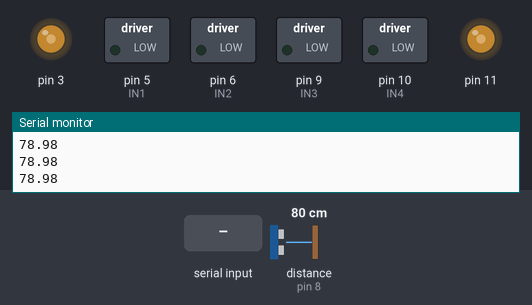
A sketch run on a simulated Arduino Uno, built with avr-gcc and run on an emulated ATmega328P. On the bench: switched loads named in the sketch (green lamp = pin HIGH), output pins drawn as LEDs (lit = HIGH), the last lines printed to the serial monitor. Wiring (inferred from the names in the program): ultrasonic range finder: trigger pin 7; echo pin 8. The test bench sets the inputs (shaded band); at power-on: distance to the obstacle (sensor on pin 8) 80 cm. The echo pulse lasts 58.3 µs per cm; pins used as bus, display or sensor lines are not drawn.

Above: at 1.2 s.
1.3 s: "F" received over Serial
At 1.9 s:
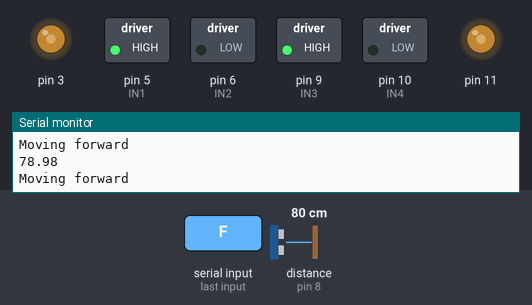
2.8 s: "L" received over Serial
At 3.5 s:
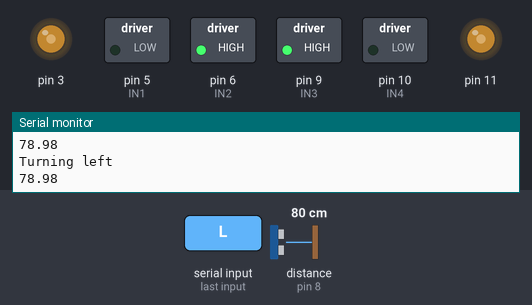
4.3 s: "R" received over Serial
At 5.1 s:
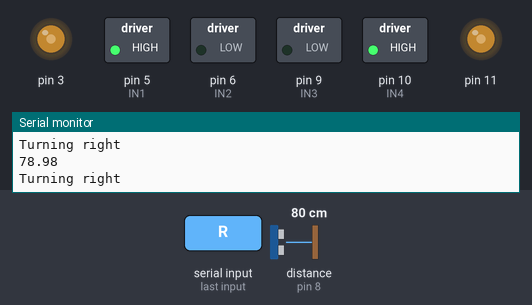
5.8 s: "1" received over Serial
At 6.8 s:
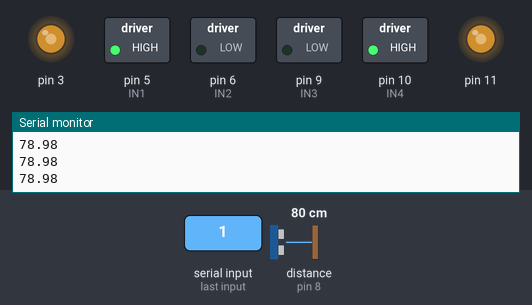
7.4 s: distance to the obstacle (sensor on pin 8) set to 55 cm
8.9 s: distance to the obstacle (sensor on pin 8) set to 47 cm
At 9.6 s:
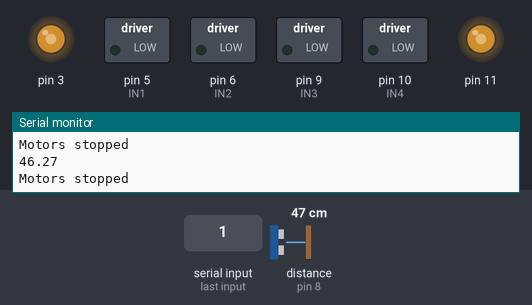
Timing chart, 0 to 11.4 s (numbered marks = the images above; inputs shaded):
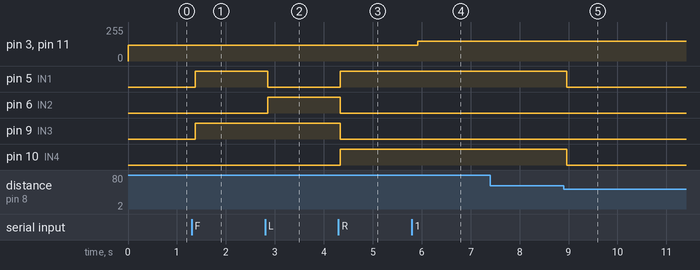

Measured:
- the behaviour switches between 51 and 50 cm on distance to the obstacle (sensor on pin 8) (found by bisection; images 4 and 5)
- after the input at 1.3 s, pin 5 (IN1), pin 9 (IN3): LOW → HIGH after 0.08 s
- after the input at 2.8 s, pin 5 (IN1): HIGH → LOW after 0.06 s; pin 6 (IN2): LOW → HIGH after 0.06 s
- after the input at 4.3 s, pin 5 (IN1), pin 10 (IN4): LOW → HIGH at once; pin 6 (IN2), pin 9 (IN3): HIGH → LOW at once
- after the input at 5.8 s, pin 3, pin 11: 120/255 → 150/255 after 0.12 s
- after the input at 8.9 s, pin 5 (IN1), pin 10 (IN4): HIGH → LOW after 0.07 s

The sketch:

wheel__chair_car.ino
```cpp
// Pin definitions for L298N motor driver
#define IN1 5  // Motor 1 forward
#define IN2 6  // Motor 1 backward
#define IN3 9  // Motor 2 forward
#define IN4 10 // Motor 2 backward
int SP1 = 120; // Motor speed

// Bluetooth module connected to Arduino's RX and TX pins
#define BAUD_RATE 9600

// Ultrasonic sensor pins
#define TRIG 7
#define ECHO 8

char val; // Variable to store Bluetooth command

void setup() {
  // Initialize motor pins as outputs
  pinMode(IN1, OUTPUT);
  pinMode(IN2, OUTPUT);
  pinMode(IN3, OUTPUT);
  pinMode(IN4, OUTPUT);
  pinMode(3, OUTPUT);
  pinMode(11, OUTPUT);

  // Initialize ultrasonic sensor pins
  pinMode(TRIG, OUTPUT);
  pinMode(ECHO, INPUT);

  // Turn off motors initially
  stopMotors();

  // Start serial communication
  Serial.begin(BAUD_RATE);
}

void loop() {
  // Check for Bluetooth commands
  if (Serial.available() > 0) {
    val = Serial.read();
    Serial.println(val);
  }
  analogWrite(3, SP1);
  analogWrite(11, SP1);

  // Get distance from ultrasonic sensor
  float distance = getDistance();
  Serial.println(distance);

  // Movement logic
  if (distance > 50) { // Safe distance
    if (val == 'F') {
      moveForward();
    } else if (val == 'L') {
      turnLeft();
    } else if (val == 'R') {
      turnRight();
    } else if (val == 'S') {
      stopMotors();
    }
  } else { // Obstacle detected
    if (val == 'B') {
      moveBackward();
      delay(500);
    } else if (val == 'S') {
      stopMotors();
    } else {
      stopMotors(); // Stop if no valid command for close obstacle
    }
  }

  // Adjust speed
  if (val == '1') {
    SP1 = 150;
  } else if (val == '2') {
    SP1 = 190;
  } else if (val == '3') {
    SP1 = 250;
  }

  delay(100);
}


// Functions to control motors
void moveForward() {
   // Move only if distance is greater than 50 cm
    digitalWrite(IN1, HIGH);
    digitalWrite(IN2, LOW);
    digitalWrite(IN3, HIGH);
    digitalWrite(IN4, LOW);
    Serial.println("Moving forward");

}

void moveBackward() {
  digitalWrite(IN1, LOW);
  digitalWrite(IN2, HIGH);
  digitalWrite(IN3, LOW);
  digitalWrite(IN4, HIGH);
  Serial.println("Moving backward");
}

void turnLeft() {
  digitalWrite(IN1, LOW);
  digitalWrite(IN2, HIGH);
  digitalWrite(IN3, HIGH);
  digitalWrite(IN4, LOW);
  Serial.println("Turning left");
}

void turnRight() {
  digitalWrite(IN1, HIGH);
  digitalWrite(IN2, LOW);
  digitalWrite(IN3, LOW);
  digitalWrite(IN4, HIGH);
  Serial.println("Turning right");
}

void stopMotors() {
  digitalWrite(IN1, LOW);
  digitalWrite(IN2, LOW);
  digitalWrite(IN3, LOW);
  digitalWrite(IN4, LOW);
  Serial.println("Motors stopped");
}

// Function to get distance from ultrasonic sensor
float getDistance() {
  // Send a 10us pulse to trigger pin
  digitalWrite(TRIG, LOW);
  delayMicroseconds(2);
  digitalWrite(TRIG, HIGH);
  delayMicroseconds(10);
  digitalWrite(TRIG, LOW);

  // Measure the duration of the pulse on the echo pin
  long duration = pulseIn(ECHO, HIGH);

  // Calculate distance in cm
  float distance = (duration * 0.034) / 2;

  return distance;
}
```
